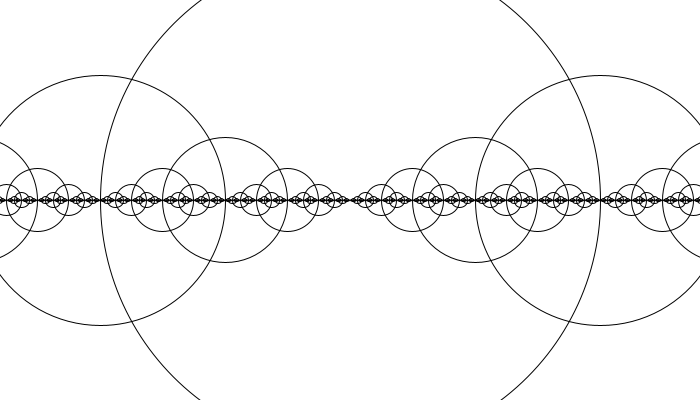
Frame 1 (no input)
Frame 2 (the mouse pressed at the canvas centre, redrawn once): identical to frame 1, image omitted

The Processing sketch that drew this single still picture (run headless with seeded random() and noise(); the mouse was pressed at the canvas centre and the sketch redrawn once):

// Processing sketch: N08_draw_circle
// ── N08_draw_circle.pde
void setup() {
  size(700, 400);
  smooth();
  noFill();
}

void draw() {
  background(255);
  drawCircle(width/2, height/2, 500);
  noLoop();
}

void drawCircle(float x, float y, float r) {
  ellipse(x, y, r, r);

  if (r > 2) {
    r *= 0.5;
    drawCircle(x+r, y, r);
    drawCircle(x-r, y, r);
  }

}
